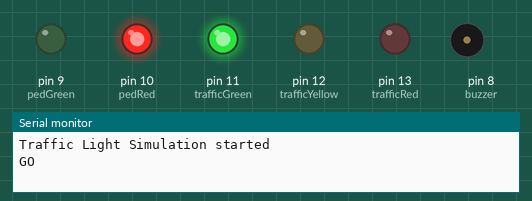
The sketch below on a simulated Arduino Uno, built with avr-gcc and run on an emulated ATmega328P. Parts: output pins drawn as LEDs (lit = HIGH), buzzer (waves = sounding), the last lines printed to the serial monitor.

Above: at 2.5 s.
At 6.0 s:
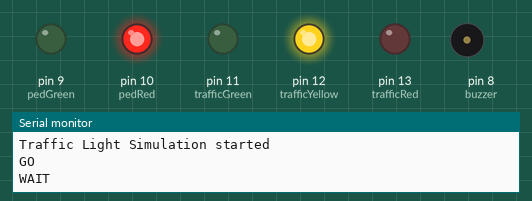
At 9.2 s:
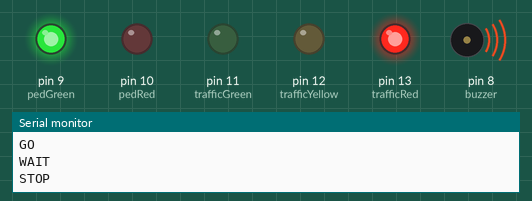
At 10.5 s:
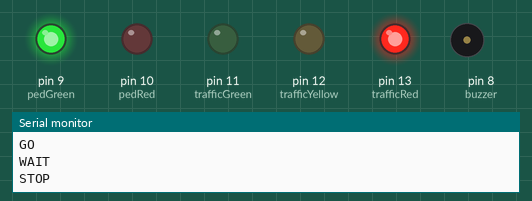
Timing chart, 0 to 15.1 s (numbered marks = the images above):
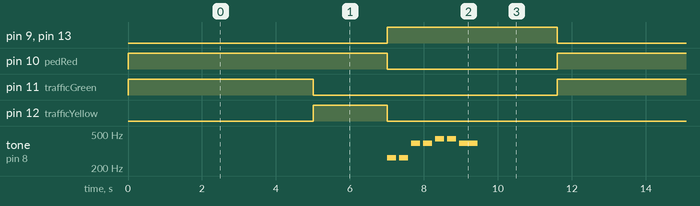

Measured:
- by itself, pin 9 (pedGreen), pin 13 (trafficRed): alternates HIGH for 4.6 s and LOW for 7.0 s
- by itself, pin 10 (pedRed): alternates HIGH for 7.0 s and LOW for 4.6 s
- by itself, pin 11 (trafficGreen): alternates HIGH for 5.0 s and LOW for 6.6 s
- by itself, pin 12 (trafficYellow): alternates HIGH for 2.0 s and LOW for 9.6 s
- by itself, tone on pin 8 (buzzer): repeats every 11.6 s: silent 0.08 s, 262 Hz 0.25 s, 2 × (silent 0.08 s, 392 Hz 0.25 s), 2 × (silent 0.08 s, 440 Hz 0.25 s), silent 0.08 s, 392 Hz 0.50 s, silent 9.2 s, 262 Hz 0.25 s

The sketch:

TrafficLight.ino
```cpp
// Traffic Light with Pedestrian Lights, Musical Buzzer, and Serial messages: "STOP", "WAIT", "GO"

// Pin definitions
const int trafficRed    = 13;
const int trafficYellow = 12;
const int trafficGreen  = 11;
const int pedRed        = 10;
const int pedGreen      = 9;
const int buzzer        = 8;

// Timing (milliseconds)
const unsigned long RED_TIME    = 5000;  // 5 seconds
const unsigned long GREEN_TIME  = 5000;  // 5 seconds
const unsigned long YELLOW_TIME = 2000;  // 2 seconds

// Musical notes (frequencies in Hz)
#define NOTE_C4  262
#define NOTE_D4  294
#define NOTE_E4  330
#define NOTE_F4  349
#define NOTE_G4  392
#define NOTE_A4  440
#define NOTE_B4  494
#define NOTE_C5  523

// Simple melody: "Twinkle Twinkle Little Star" beginning
int melody[] = {
  NOTE_C4, NOTE_C4, NOTE_G4, NOTE_G4, NOTE_A4, NOTE_A4, NOTE_G4
};

// Note durations: 4 = quarter note, 8 = eighth note, etc.
int noteDurations[] = {
  4, 4, 4, 4, 4, 4, 2
};

void setup() {
  // Outputs
  pinMode(trafficRed, OUTPUT);
  pinMode(trafficYellow, OUTPUT);
  pinMode(trafficGreen, OUTPUT);
  pinMode(pedRed, OUTPUT);
  pinMode(pedGreen, OUTPUT);
  pinMode(buzzer, OUTPUT);

  // Start with everything off
  digitalWrite(trafficRed, LOW);
  digitalWrite(trafficYellow, LOW);
  digitalWrite(trafficGreen, LOW);
  digitalWrite(pedRed, LOW);
  digitalWrite(pedGreen, LOW);
  digitalWrite(buzzer, LOW);

  // Serial for messages
  Serial.begin(9600);
  while (!Serial) { /* wait for Serial (optional) */ }
  Serial.println("Traffic Light Simulation started");
}

void playMelody() {
  // Play the melody during pedestrian crossing
  for (int thisNote = 0; thisNote < 7; thisNote++) {
    // Calculate the duration of each note
    int noteDuration = 1000 / noteDurations[thisNote];
    tone(buzzer, melody[thisNote], noteDuration);

    // To distinguish the notes, set a minimum time between them
    int pauseBetweenNotes = noteDuration * 1.30;
    delay(pauseBetweenNotes);

    // Stop the tone playing
    noTone(buzzer);
  }
}

void playWalkingBeep() {
  // Alternative: Rhythmic beeping pattern
  for (int i = 0; i < 8; i++) {
    tone(buzzer, NOTE_G4, 200);  // Short beep
    delay(300);
    noTone(buzzer);
    delay(200);
  }
}

void loop() {
  // ===== State 1: TRAFFIC GREEN (cars go) | PEDESTRIANS STOP =====
  digitalWrite(trafficRed, LOW);
  digitalWrite(trafficYellow, LOW);
  digitalWrite(trafficGreen, HIGH);
  digitalWrite(pedRed, HIGH);
  digitalWrite(pedGreen, LOW);

  // Serial message
  Serial.println("GO");     // drivers: GO (green)
  delay(GREEN_TIME);

  // ===== State 2: TRAFFIC YELLOW (cars wait) | PEDESTRIANS STOP =====
  digitalWrite(trafficRed, LOW);
  digitalWrite(trafficYellow, HIGH);
  digitalWrite(trafficGreen, LOW);
  digitalWrite(pedRed, HIGH);
  digitalWrite(pedGreen, LOW);

  // Serial message
  Serial.println("WAIT");   // drivers: WAIT (yellow)
  delay(YELLOW_TIME);

  // ===== State 3: TRAFFIC RED (cars stop) | PEDESTRIANS GO =====
  digitalWrite(trafficRed, HIGH);
  digitalWrite(trafficYellow, LOW);
  digitalWrite(trafficGreen, LOW);
  digitalWrite(pedRed, LOW);
  digitalWrite(pedGreen, HIGH);

  // Play melody while pedestrians cross
  Serial.println("STOP");   // drivers: STOP (red)

  // Choose one of these musical options:
  playMelody();           // Plays "Twinkle Twinkle Little Star"
  // playWalkingBeep();   // Uncomment this and comment above for rhythmic beeping

  // Fill remaining time with silence
  delay(RED_TIME - 3000); // Adjust based on melody length

  // The loop will now repeat correctly, going from Red back to Green.
}
```
